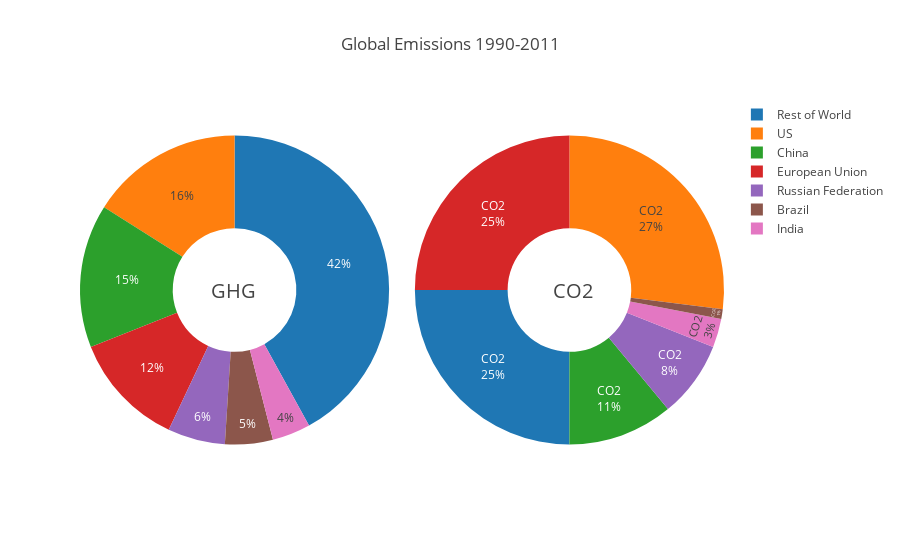

Write notebook code for a chart like this one.
### Markdown cell above
# Donut Chart

### Code cell
# 使用字典形式
fig = {
    "data": [
        {
            "values": [16, 15, 12, 6, 5, 4, 42],
            "labels": ["US", "China", "European Union", "Russian Federation", "Brazil", "India", "Rest of World"],
            # 设置显示区域占左半部分
            "domain": {
                "x": [0, .48],
                "y": [0, 1],
            },
            "name": "GHG Emissions",
            "hoverinfo":"label+percent+name",
            # 设置空心的大小
            "hole": .4,
            "type": "pie"
        },
        {
            "values": [27, 11, 25, 8, 1, 3, 25],
            "labels": ["US", "China", "European Union", "Russian Federation", "Brazil", "India", "Rest of World"],
            "text":["CO2"] * 7,
            "textposition":"inside",
            # 设置显示区域占右半部分
            "domain": {
                "x": [.52, 1],
                "y": [0, 1],
            },
            "name": "CO2 Emissions",
            "hoverinfo":"label+percent+name",
            # 设置空心的大小
            "hole": .4,
            "type": "pie"
        }
    ],
    "layout": {
        "title":"Global Emissions 1990-2011",
        "annotations": [
            {
                "font": {"size": 20},
                "showarrow": False,
                "text": "GHG",
                "x": 0.20,
                "y": 0.5
            },
            {
                "font": {"size": 20},
                "showarrow": False,
                "text": "CO2",
                "x": 0.8,
                "y": 0.5
            }
        ]
    }
}
plotly.offline.iplot(fig, filename='donut')

### Figure 1 — Plotly figure (JSON) as saved in the notebook; plotly's stock layout.template omitted (floating-point values rounded to 4 significant figures)
{"data": [{"domain": {"x": [0, 0.48], "y": [0, 1]}, "hole": 0.4, "hoverinfo": "label+percent+name", "labels": ["US", "China", "European Union", "Russian Federation", "Brazil", "India", "Rest of World"], "name": "GHG Emissions", "type": "pie", "uid": "32fa5d30-977f-4fa3-bec9-30b7cdd52d19", "values": [16, 15, 12, 6, 5, 4, 42]}, {"domain": {"x": [0.52, 1], "y": [0, 1]}, "hole": 0.4, "hoverinfo": "label+percent+name", "labels": ["US", "China", "European Union", "Russian Federation", "Brazil", "India", "Rest of World"], "name": "CO2 Emissions", "text": ["CO2", "CO2", "CO2", "CO2", "CO2", "CO2", "CO2"], "textposition": "inside", "type": "pie", "uid": "e7b3bdb8-1c4e-4aec-a46b-e836aa8747cc", "values": [27, 11, 25, 8, 1, 3, 25]}], "layout": {"annotations": [{"font": {"size": 20}, "showarrow": false, "text": "GHG", "x": 0.2, "y": 0.5}, {"font": {"size": 20}, "showarrow": false, "text": "CO2", "x": 0.8, "y": 0.5}], "title": "Global Emissions 1990-2011"}}
